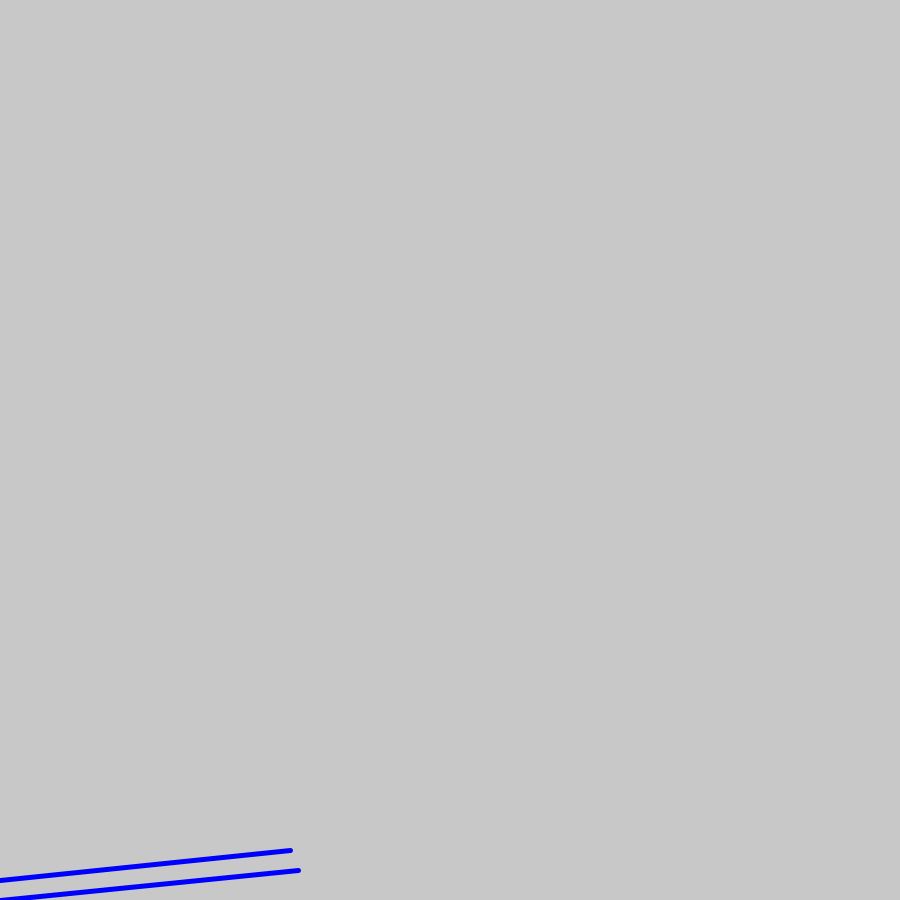
Frame 1 (no input)
Frame 60 (the mouse pressed at the canvas centre just before this capture): identical to frame 1, image omitted
Frame 120 (the mouse held since frame 60 and released just before this capture): identical to frame 1, image omitted

The Processing sketch that drew this single still picture (run headless with seeded random() and noise(); from frame 60 on, the mouse is pressed at the canvas centre):

// Processing sketch: tankArm
// ── tankArm.pde
Boolean hasfired;
Tank T;
void setup(){
 size(900,900);

 T = new Tank();
}
void draw(){
  background(200);
  T.display();
  if(keyPressed)   
  {
 //   while(keyPressed&&key==CODED)   //this while loop might be unnecessary bc/ of the draw loop
    if(key==CODED)  
      {          
        if(keyCode==LEFT)
          T.alterAngle(1);//fill in code to increase the angle
        else if (keyCode==RIGHT)
          T.alterAngle(0);//fill in code to decrease the tanks angle. Make sure to have a catch for 0 degrees
      }
  
}
}
// ── Tank.pde
class Tank{
    float angle;
    float armLength;
    float springStretch;
    float armWidth;
    boolean hasFired;
    Tank()
  {
    this.angle = .1;
    this.armLength = 300;
    this.springStretch = 0;
    this.hasFired = false;
    this.armWidth = 20;
  }
  
  void display(){
    rectMode(CORNERS);
    println(this.armLength);
    fill(0,0,255);
    stroke(0,0,255);
    strokeWeight(5);
    line(0,900,this.armLength*cos(this.angle),900-(this.armLength*sin(this.angle)));
    line(0,900-this.armWidth,this.armLength*cos(this.angle)-8,900-(this.armLength*sin(this.angle))-this.armWidth);
    return;
  }
  void alterAngle(int sign)
  {
    //alter the firing angle of the tank.
    if (sign == 1)
    {
      if (this.angle <= ((PI/2)-.5))
      {
       this.angle += .01;
      }
      else
      {
       this.angle = this.angle; 
      }
    }
    else if (sign == 0)
    { 
     if (this.angle >= .1)
     {
      this.angle -= .01; 
     }
     else
     {
      this.angle = this.angle; 
     }
    }

    else
    {
     this.angle = this.angle; 
    }
    //if the LEFT arrow key is pressed, the input will be "+", so alterAngle will increase the tank angle
     return;
    // if the RIGHT arrow key is pressed, the input will be "+", so alterAngle will increase the tank angle
  }
}
void adjustSpring(){
    
    
  }
 /* void fire()
  {
    //fires the ball from the tank at the specific angle
    hasfired=true;
    
  }
  
  void alterAngle(string sign)
  {
    //alter the firing angle of the tank.
    //if the LEFT arrow key is pressed, the input will be "+", so alterAngle will increase the tank angle
     return;
    // if the RIGHT arrow key is pressed, the input will be "+", so alterAngle will increase the tank angle
  }
  Boolean hasfired()
  {
    return hasfired;
  }*/
// ── the.pde
class HLine { 
  float ypos, speed; 
  HLine (float y, float s) {  
    ypos = y; 
    speed = s; 
  } 
  void update() { 
    ypos += speed; 
    if (ypos > height) { 
      ypos = 0; 
    } 
    line(0, ypos, width, ypos); 
  } 
} 
